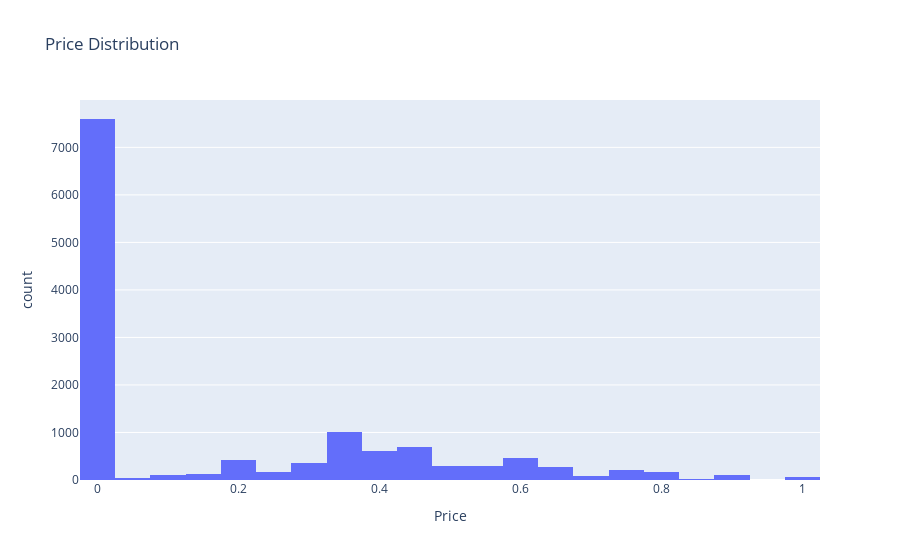

Notebook code for this chart:
### Markdown cell above
### Interactive Histogram of Prices
This interactive histogram allows users to explore the price distribution dynamically.

### Code cell
fig = px.histogram(df, x='Price', title='Price Distribution', nbins=30)
fig.show()

### Figure 1 — Plotly figure (JSON) as saved in the notebook; plotly's stock layout.template omitted (floating-point values rounded to 4 significant figures; data arrays with more than 128 entries replaced by an {"elided": "..."} marker saying what was removed)
{"data": [{"bingroup": "x", "hovertemplate": "Price=%{x}<br>count=%{y}<extra></extra>", "legendgroup": "", "marker": {"color": "#636efa", "pattern": {"shape": ""}}, "name": "", "nbinsx": 30, "orientation": "v", "showlegend": false, "type": "histogram", "x": {"elided": "13124 float values"}, "xaxis": "x", "yaxis": "y"}], "layout": {"barmode": "relative", "legend": {"tracegroupgap": 0}, "title": {"text": "Price Distribution"}, "xaxis": {"anchor": "y", "domain": [0, 1], "title": {"text": "Price"}}, "yaxis": {"anchor": "x", "domain": [0, 1], "title": {"text": "count"}}}}
